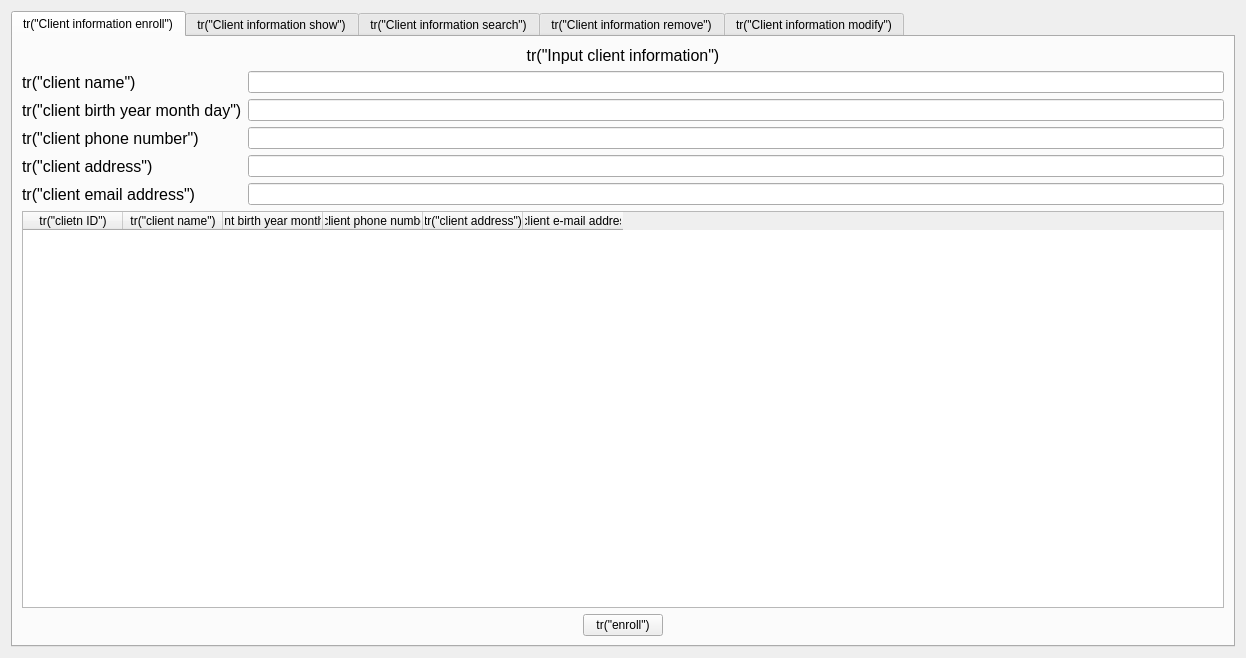
<?xml version="1.0" encoding="UTF-8"?>
<ui version="4.0">
 <class>ClientHandlerForm</class>
 <widget class="QWidget" name="ClientHandlerForm">
  <property name="geometry">
   <rect>
    <x>0</x>
    <y>0</y>
    <width>1246</width>
    <height>658</height>
   </rect>
  </property>
  <property name="minimumSize">
   <size>
    <width>600</width>
    <height>300</height>
   </size>
  </property>
  <property name="windowTitle">
   <string>Form</string>
  </property>
  <layout class="QVBoxLayout" name="verticalLayout_5">
   <item>
    <widget class="QTabWidget" name="tabWidget">
     <property name="minimumSize">
      <size>
       <width>630</width>
       <height>340</height>
      </size>
     </property>
     <property name="currentIndex">
      <number>0</number>
     </property>
     <widget class="QWidget" name="clientInfoEnrollTab">
      <attribute name="title">
       <string>tr(&quot;Client information enroll&quot;)</string>
      </attribute>
      <layout class="QVBoxLayout" name="verticalLayout_3">
       <item>
        <layout class="QVBoxLayout" name="verticalLayout_22">
         <item>
          <widget class="QLabel" name="inforLabel1">
           <property name="maximumSize">
            <size>
             <width>16777215</width>
             <height>25</height>
            </size>
           </property>
           <property name="font">
            <font>
             <pointsize>12</pointsize>
            </font>
           </property>
           <property name="text">
            <string>tr(&quot;Input client information&quot;)</string>
           </property>
           <property name="alignment">
            <set>Qt::AlignCenter</set>
           </property>
          </widget>
         </item>
         <item>
          <layout class="QGridLayout" name="gridLayout_5">
           <item row="0" column="0">
            <widget class="QLabel" name="nameLabel1">
             <property name="font">
              <font>
               <pointsize>12</pointsize>
              </font>
             </property>
             <property name="text">
              <string>tr(&quot;client name&quot;)</string>
             </property>
            </widget>
           </item>
           <item row="0" column="1">
            <widget class="QLineEdit" name="nameLineEdit1"/>
           </item>
           <item row="1" column="0">
            <widget class="QLabel" name="birthdayLabel1">
             <property name="font">
              <font>
               <pointsize>12</pointsize>
              </font>
             </property>
             <property name="text">
              <string>tr(&quot;client birth year month day&quot;)</string>
             </property>
            </widget>
           </item>
           <item row="1" column="1">
            <widget class="QLineEdit" name="birthdayLineEdit1"/>
           </item>
           <item row="2" column="0">
            <widget class="QLabel" name="phoneNumLabel1">
             <property name="font">
              <font>
               <pointsize>12</pointsize>
              </font>
             </property>
             <property name="text">
              <string>tr(&quot;client phone number&quot;)</string>
             </property>
            </widget>
           </item>
           <item row="2" column="1">
            <widget class="QLineEdit" name="phoneNumLineEdit1"/>
           </item>
           <item row="3" column="0">
            <widget class="QLabel" name="addressLabel1">
             <property name="font">
              <font>
               <pointsize>12</pointsize>
              </font>
             </property>
             <property name="text">
              <string>tr(&quot;client address&quot;)</string>
             </property>
            </widget>
           </item>
           <item row="3" column="1">
            <widget class="QLineEdit" name="addressLineEdit1"/>
           </item>
           <item row="4" column="0">
            <widget class="QLabel" name="emailLabel1">
             <property name="font">
              <font>
               <pointsize>12</pointsize>
              </font>
             </property>
             <property name="text">
              <string>tr(&quot;client email address&quot;)</string>
             </property>
            </widget>
           </item>
           <item row="4" column="1">
            <widget class="QLineEdit" name="emailLineEdit1"/>
           </item>
          </layout>
         </item>
         <item>
          <widget class="QTableWidget" name="tableWidget1">
           <property name="editTriggers">
            <set>QAbstractItemView::NoEditTriggers</set>
           </property>
           <property name="wordWrap">
            <bool>true</bool>
           </property>
           <column>
            <property name="text">
             <string>tr(&quot;clietn ID&quot;)</string>
            </property>
           </column>
           <column>
            <property name="text">
             <string>tr(&quot;client name&quot;)</string>
            </property>
           </column>
           <column>
            <property name="text">
             <string>tr(&quot;client birth year month day&quot;)</string>
            </property>
           </column>
           <column>
            <property name="text">
             <string>tr(&quot;client phone number&quot;)</string>
            </property>
           </column>
           <column>
            <property name="text">
             <string>tr(&quot;client address&quot;)</string>
            </property>
           </column>
           <column>
            <property name="text">
             <string>tr(&quot;client e-mail address&quot;)</string>
            </property>
           </column>
          </widget>
         </item>
         <item>
          <layout class="QHBoxLayout" name="horizontalLayout_13">
           <item>
            <spacer name="horizontalSpacer_32">
             <property name="orientation">
              <enum>Qt::Horizontal</enum>
             </property>
             <property name="sizeHint" stdset="0">
              <size>
               <width>40</width>
               <height>20</height>
              </size>
             </property>
            </spacer>
           </item>
           <item>
            <widget class="QPushButton" name="enrollPushButton">
             <property name="text">
              <string>tr(&quot;enroll&quot;)</string>
             </property>
            </widget>
           </item>
           <item>
            <spacer name="horizontalSpacer_33">
             <property name="orientation">
              <enum>Qt::Horizontal</enum>
             </property>
             <property name="sizeHint" stdset="0">
              <size>
               <width>40</width>
               <height>20</height>
              </size>
             </property>
            </spacer>
           </item>
          </layout>
         </item>
        </layout>
       </item>
      </layout>
     </widget>
     <widget class="QWidget" name="clientInfoShowTab">
      <attribute name="title">
       <string>tr(&quot;Client information show&quot;)</string>
      </attribute>
      <layout class="QVBoxLayout" name="verticalLayout_23">
       <item>
        <layout class="QVBoxLayout" name="verticalLayout_24">
         <item>
          <widget class="QLabel" name="infoLabel2">
           <property name="maximumSize">
            <size>
             <width>16777215</width>
             <height>25</height>
            </size>
           </property>
           <property name="font">
            <font>
             <pointsize>12</pointsize>
            </font>
           </property>
           <property name="text">
            <string>tr(&quot;Current client information&quot;)</string>
           </property>
           <property name="alignment">
            <set>Qt::AlignCenter</set>
           </property>
          </widget>
         </item>
         <item>
          <widget class="QTableWidget" name="tableWidget2">
           <property name="editTriggers">
            <set>QAbstractItemView::NoEditTriggers</set>
           </property>
           <column>
            <property name="text">
             <string>tr(&quot;clietn ID&quot;)</string>
            </property>
           </column>
           <column>
            <property name="text">
             <string>tr(&quot;client name&quot;)</string>
            </property>
           </column>
           <column>
            <property name="text">
             <string>tr(&quot;client birth year month day&quot;)</string>
            </property>
           </column>
           <column>
            <property name="text">
             <string>tr(&quot;client phone number&quot;)</string>
            </property>
           </column>
           <column>
            <property name="text">
             <string>tr(&quot;client address&quot;)</string>
            </property>
           </column>
           <column>
            <property name="text">
             <string>tr(&quot;client e-mail address&quot;)</string>
            </property>
           </column>
          </widget>
         </item>
         <item>
          <layout class="QHBoxLayout" name="horizontalLayout_14"/>
         </item>
        </layout>
       </item>
      </layout>
     </widget>
     <widget class="QWidget" name="clientInfoSearchTab">
      <attribute name="title">
       <string>tr(&quot;Client information search&quot;)</string>
      </attribute>
      <layout class="QVBoxLayout" name="verticalLayout_25">
       <item>
        <layout class="QVBoxLayout" name="verticalLayout_26">
         <item>
          <widget class="QLabel" name="infoLabel3">
           <property name="maximumSize">
            <size>
             <width>16777215</width>
             <height>25</height>
            </size>
           </property>
           <property name="font">
            <font>
             <pointsize>12</pointsize>
            </font>
           </property>
           <property name="text">
            <string>tr(&quot;Input client ID to search&quot;)</string>
           </property>
           <property name="alignment">
            <set>Qt::AlignCenter</set>
           </property>
          </widget>
         </item>
         <item>
          <spacer name="verticalSpacer_11">
           <property name="orientation">
            <enum>Qt::Vertical</enum>
           </property>
           <property name="sizeType">
            <enum>QSizePolicy::Fixed</enum>
           </property>
           <property name="sizeHint" stdset="0">
            <size>
             <width>20</width>
             <height>17</height>
            </size>
           </property>
          </spacer>
         </item>
         <item>
          <widget class="QLineEdit" name="searchLineEdit"/>
         </item>
         <item>
          <spacer name="verticalSpacer_12">
           <property name="orientation">
            <enum>Qt::Vertical</enum>
           </property>
           <property name="sizeType">
            <enum>QSizePolicy::Fixed</enum>
           </property>
           <property name="sizeHint" stdset="0">
            <size>
             <width>20</width>
             <height>13</height>
            </size>
           </property>
          </spacer>
         </item>
         <item>
          <widget class="QTableWidget" name="tableWidget3">
           <property name="editTriggers">
            <set>QAbstractItemView::NoEditTriggers</set>
           </property>
           <column>
            <property name="text">
             <string>tr(&quot;clietn ID&quot;)</string>
            </property>
           </column>
           <column>
            <property name="text">
             <string>tr(&quot;client name&quot;)</string>
            </property>
           </column>
           <column>
            <property name="text">
             <string>tr(&quot;client birth year month day&quot;)</string>
            </property>
           </column>
           <column>
            <property name="text">
             <string>tr(&quot;client phone number&quot;)</string>
            </property>
           </column>
           <column>
            <property name="text">
             <string>tr(&quot;client address&quot;)</string>
            </property>
           </column>
           <column>
            <property name="text">
             <string>tr(&quot;client e-mail address&quot;)</string>
            </property>
           </column>
          </widget>
         </item>
         <item>
          <layout class="QHBoxLayout" name="horizontalLayout_15">
           <item>
            <spacer name="horizontalSpacer_37">
             <property name="orientation">
              <enum>Qt::Horizontal</enum>
             </property>
             <property name="sizeHint" stdset="0">
              <size>
               <width>40</width>
               <height>20</height>
              </size>
             </property>
            </spacer>
           </item>
           <item>
            <widget class="QPushButton" name="searchPushButton">
             <property name="text">
              <string>tr(&quot;search&quot;)</string>
             </property>
            </widget>
           </item>
           <item>
            <spacer name="horizontalSpacer_38">
             <property name="orientation">
              <enum>Qt::Horizontal</enum>
             </property>
             <property name="sizeHint" stdset="0">
              <size>
               <width>40</width>
               <height>20</height>
              </size>
             </property>
            </spacer>
           </item>
          </layout>
         </item>
        </layout>
       </item>
      </layout>
     </widget>
     <widget class="QWidget" name="clientInfoRemoveTab">
      <attribute name="title">
       <string>tr(&quot;Client information remove&quot;)</string>
      </attribute>
      <layout class="QVBoxLayout" name="verticalLayout_27">
       <item>
        <layout class="QVBoxLayout" name="verticalLayout_28">
         <item>
          <widget class="QLabel" name="infoLabel4">
           <property name="maximumSize">
            <size>
             <width>16777215</width>
             <height>25</height>
            </size>
           </property>
           <property name="font">
            <font>
             <pointsize>12</pointsize>
            </font>
           </property>
           <property name="text">
            <string>tr(&quot;Select row to remove&quot;)</string>
           </property>
           <property name="alignment">
            <set>Qt::AlignCenter</set>
           </property>
          </widget>
         </item>
         <item>
          <widget class="QTableWidget" name="tableWidget4">
           <property name="editTriggers">
            <set>QAbstractItemView::NoEditTriggers</set>
           </property>
           <column>
            <property name="text">
             <string>tr(&quot;clietn ID&quot;)</string>
            </property>
           </column>
           <column>
            <property name="text">
             <string>tr(&quot;client name&quot;)</string>
            </property>
           </column>
           <column>
            <property name="text">
             <string>tr(&quot;client birth year month day&quot;)</string>
            </property>
           </column>
           <column>
            <property name="text">
             <string>tr(&quot;client phone number&quot;)</string>
            </property>
           </column>
           <column>
            <property name="text">
             <string>tr(&quot;client address&quot;)</string>
            </property>
           </column>
           <column>
            <property name="text">
             <string>tr(&quot;client e-mail address&quot;)</string>
            </property>
           </column>
          </widget>
         </item>
         <item>
          <layout class="QHBoxLayout" name="horizontalLayout_16">
           <item>
            <spacer name="horizontalSpacer_41">
             <property name="orientation">
              <enum>Qt::Horizontal</enum>
             </property>
             <property name="sizeHint" stdset="0">
              <size>
               <width>40</width>
               <height>20</height>
              </size>
             </property>
            </spacer>
           </item>
           <item>
            <widget class="QPushButton" name="removePushButton">
             <property name="text">
              <string>tr(&quot;remove&quot;)</string>
             </property>
            </widget>
           </item>
           <item>
            <spacer name="horizontalSpacer_42">
             <property name="orientation">
              <enum>Qt::Horizontal</enum>
             </property>
             <property name="sizeHint" stdset="0">
              <size>
               <width>40</width>
               <height>20</height>
              </size>
             </property>
            </spacer>
           </item>
          </layout>
         </item>
        </layout>
       </item>
      </layout>
     </widget>
     <widget class="QWidget" name="clientInfoModifyTab">
      <attribute name="title">
       <string>tr(&quot;Client information modify&quot;)</string>
      </attribute>
      <layout class="QVBoxLayout" name="verticalLayout_4">
       <item>
        <layout class="QVBoxLayout" name="verticalLayout_2">
         <item>
          <widget class="QLabel" name="infoLabel5">
           <property name="maximumSize">
            <size>
             <width>16777215</width>
             <height>25</height>
            </size>
           </property>
           <property name="font">
            <font>
             <pointsize>12</pointsize>
            </font>
           </property>
           <property name="text">
            <string>tr(&quot;Select row to modify&quot;)</string>
           </property>
           <property name="alignment">
            <set>Qt::AlignCenter</set>
           </property>
          </widget>
         </item>
         <item>
          <widget class="QSplitter" name="splitter">
           <property name="orientation">
            <enum>Qt::Horizontal</enum>
           </property>
           <widget class="QTableWidget" name="tableWidget5">
            <property name="minimumSize">
             <size>
              <width>600</width>
              <height>470</height>
             </size>
            </property>
            <property name="editTriggers">
             <set>QAbstractItemView::NoEditTriggers</set>
            </property>
            <column>
             <property name="text">
              <string>tr(&quot;clietn ID&quot;)</string>
             </property>
            </column>
            <column>
             <property name="text">
              <string>tr(&quot;client name&quot;)</string>
             </property>
            </column>
            <column>
             <property name="text">
              <string>tr(&quot;client birth year month day&quot;)</string>
             </property>
            </column>
            <column>
             <property name="text">
              <string>tr(&quot;client phone number&quot;)</string>
             </property>
            </column>
            <column>
             <property name="text">
              <string>tr(&quot;client address&quot;)</string>
             </property>
            </column>
            <column>
             <property name="text">
              <string>tr(&quot;client e-mail address&quot;)</string>
             </property>
            </column>
           </widget>
           <widget class="QWidget" name="">
            <layout class="QVBoxLayout" name="verticalLayout">
             <item>
              <layout class="QGridLayout" name="gridLayout">
               <item row="0" column="0">
                <widget class="QLabel" name="idLabel">
                 <property name="font">
                  <font>
                   <pointsize>12</pointsize>
                  </font>
                 </property>
                 <property name="text">
                  <string>tr(&quot;client ID&quot;)</string>
                 </property>
                </widget>
               </item>
               <item row="0" column="1">
                <widget class="QLineEdit" name="idLineEdit">
                 <property name="readOnly">
                  <bool>true</bool>
                 </property>
                </widget>
               </item>
               <item row="1" column="0">
                <widget class="QLabel" name="nameLabel2">
                 <property name="font">
                  <font>
                   <pointsize>12</pointsize>
                  </font>
                 </property>
                 <property name="text">
                  <string>tr(&quot;client name&quot;)</string>
                 </property>
                </widget>
               </item>
               <item row="1" column="1">
                <widget class="QLineEdit" name="nameLineEdit2">
                 <property name="readOnly">
                  <bool>false</bool>
                 </property>
                </widget>
               </item>
               <item row="2" column="0">
                <widget class="QLabel" name="birthdayLabel2">
                 <property name="font">
                  <font>
                   <pointsize>12</pointsize>
                  </font>
                 </property>
                 <property name="text">
                  <string>tr(&quot;client birth year month day&quot;)</string>
                 </property>
                </widget>
               </item>
               <item row="2" column="1">
                <widget class="QLineEdit" name="birthdayLineEdit2"/>
               </item>
               <item row="3" column="0">
                <widget class="QLabel" name="phoneNumLabel2">
                 <property name="font">
                  <font>
                   <pointsize>12</pointsize>
                  </font>
                 </property>
                 <property name="text">
                  <string>tr(&quot;client phone number&quot;)</string>
                 </property>
                </widget>
               </item>
               <item row="3" column="1">
                <widget class="QLineEdit" name="phoneNumLineEdit2"/>
               </item>
               <item row="4" column="0">
                <widget class="QLabel" name="addressLabel2">
                 <property name="font">
                  <font>
                   <pointsize>12</pointsize>
                  </font>
                 </property>
                 <property name="text">
                  <string>tr(&quot;client address&quot;)</string>
                 </property>
                </widget>
               </item>
               <item row="4" column="1">
                <widget class="QLineEdit" name="addressLineEdit2"/>
               </item>
               <item row="5" column="0">
                <widget class="QLabel" name="emailLabel2">
                 <property name="font">
                  <font>
                   <pointsize>12</pointsize>
                  </font>
                 </property>
                 <property name="text">
                  <string>tr(&quot;client e-mail address&quot;)</string>
                 </property>
                </widget>
               </item>
               <item row="5" column="1">
                <widget class="QLineEdit" name="emailLineEdit2"/>
               </item>
              </layout>
             </item>
             <item>
              <spacer name="verticalSpacer">
               <property name="orientation">
                <enum>Qt::Vertical</enum>
               </property>
               <property name="sizeHint" stdset="0">
                <size>
                 <width>20</width>
                 <height>40</height>
                </size>
               </property>
              </spacer>
             </item>
            </layout>
           </widget>
          </widget>
         </item>
         <item>
          <layout class="QHBoxLayout" name="horizontalLayout_18">
           <item>
            <spacer name="horizontalSpacer_44">
             <property name="orientation">
              <enum>Qt::Horizontal</enum>
             </property>
             <property name="sizeHint" stdset="0">
              <size>
               <width>40</width>
               <height>20</height>
              </size>
             </property>
            </spacer>
           </item>
           <item>
            <widget class="QPushButton" name="modifyPushButton">
             <property name="text">
              <string>tr(&quot;modify&quot;)</string>
             </property>
            </widget>
           </item>
           <item>
            <spacer name="horizontalSpacer_45">
             <property name="orientation">
              <enum>Qt::Horizontal</enum>
             </property>
             <property name="sizeHint" stdset="0">
              <size>
               <width>40</width>
               <height>20</height>
              </size>
             </property>
            </spacer>
           </item>
          </layout>
         </item>
        </layout>
       </item>
      </layout>
     </widget>
    </widget>
   </item>
  </layout>
 </widget>
 <resources/>
 <connections/>
</ui>
